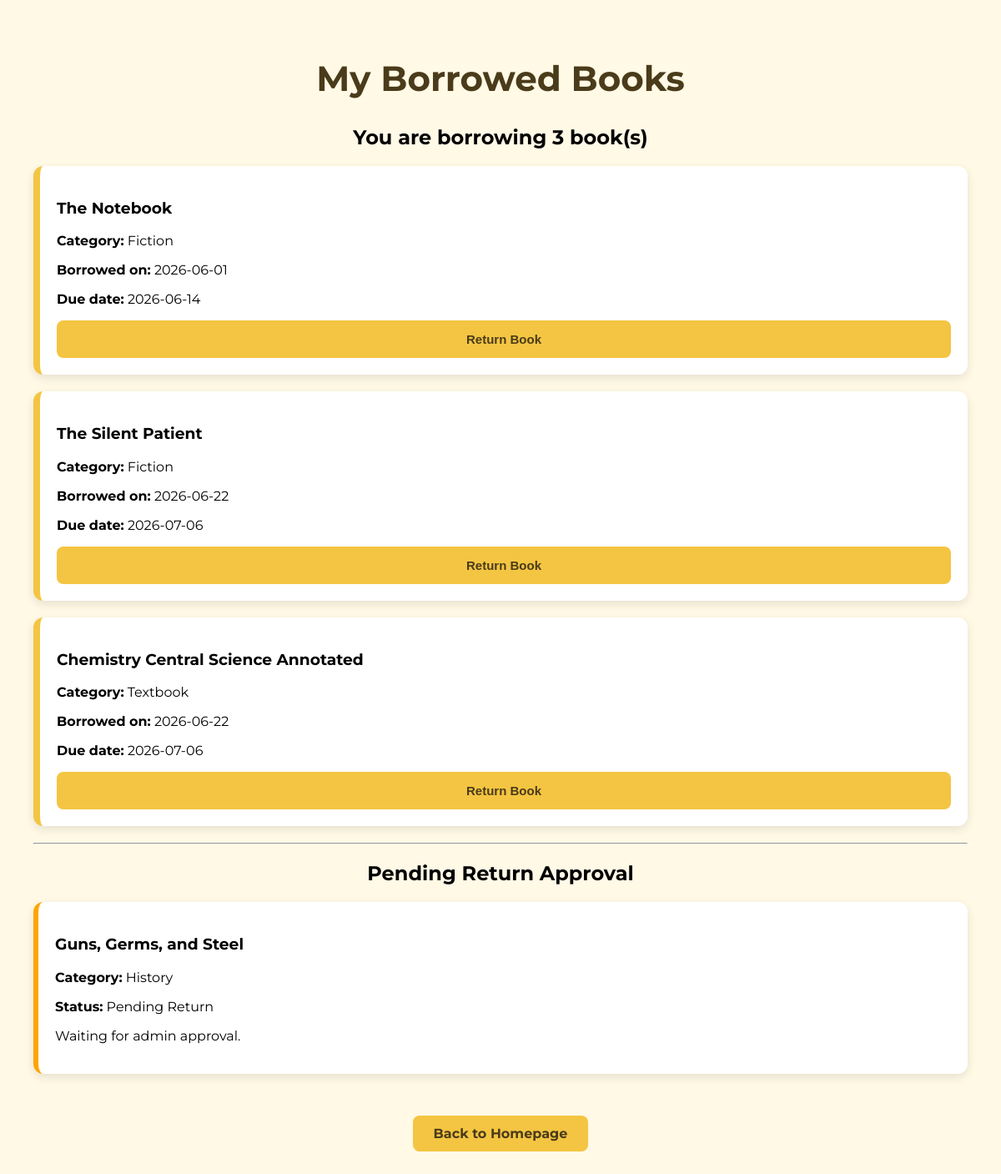
The page /mybooks (signed in) on the database its author committed.
### tables this page shows
CREATE TABLE borrowed_books(
        id INTEGER PRIMARY KEY AUTOINCREMENT,
        user_id INTEGER,
        book_title TEXT,
        borrow_date TEXT,
        due_date TEXT,
        status TEXT, is_blocked INTEGER DEFAULT 0, return_date TEXT,
        FOREIGN KEY(user_id) REFERENCES users(id)
    );

### app.py (the view)
@app.route("/mybooks")
def my_books():
    if "user_id" not in session:
        return redirect(url_for("sign_in"))
    conn = sqlite3.connect("library.db")
    cursor = conn.cursor()
    cursor.execute("""
    SELECT book_title, borrow_date, due_date
    FROM borrowed_books
    WHERE user_id=? AND status='Borrowed'
    """, (session["user_id"],))
    borrowed_books = cursor.fetchall()
    cursor.execute("""
    SELECT book_title, borrow_date, due_date
    FROM borrowed_books
    WHERE user_id=? AND status='Pending Return'
    """, (session["user_id"],))
    pending_books = cursor.fetchall()
    conn.close()
    books = load_books()
    borrowed_book_details = []
    pending_book_details = []
    for borrowed in borrowed_books:
        title = borrowed[0]
        for book in books:
            if book["title"] == title:
                book_copy = book.copy()
                book_copy["borrow_date"] = borrowed[1]
                book_copy["due_date"] = borrowed[2]
                borrowed_book_details.append(book_copy)
    for borrowed in pending_books:
        title = borrowed[0]
        for book in books:
            if book["title"] == title:
                book_copy = book.copy()
                book_copy["borrow_date"] = borrowed[1]
                book_copy["due_date"] = borrowed[2]
                pending_book_details.append(book_copy)
    return render_template(
        "my_books.html",
        books=borrowed_book_details,
        pending_books=pending_book_details
    )

### app.py (called while the page is built)
def load_books():
    books = []
    with open("book.txt", "r", encoding="utf-8") as file:
        for line in file:
            if line.strip():
                title, category, genre, summary = line.strip().split("|")
                books.append({
                    "title": title,
                    "category": category,
                    "genre": genre,
                    "summary": summary
                })
    return books

### templates/my_books.html (shortened to what this page needs)
<!DOCTYPE html>
<html>
<head>
    <link rel="stylesheet"
          href="{{ url_for('static', filename='my_books.css') }}">
</head>
<body>
    <h1>My Borrowed Books</h1>
    <h2>You are borrowing {{ books|length }} book(s)</h2>
    {% if books %}
        {% for book in books %}
           <div class="book-card">
            <h3>{{ book.title }}</h3>
            <p><b>Category:</b> {{ book.category }}</p>
            <p><b>Borrowed on:</b> {{ book.borrow_date }}</p>
            <p><b>Due date:</b> {{ book.due_date }}</p>
            <form action="{{ url_for('return_book', title=book.title) }}"
                  method="post">
                <button type="submit" class="btn">
                    Return Book
                </button>
            </form>
           </div>
        {% endfor %}
    {% else %}
       <p>You have not borrowed any books yet.</p>
    {% endif %}
    <hr>
    <h2>Pending Return Approval</h2>
    {% if pending_books %}
        {% for book in pending_books %}
           <div class="book-card pending-card">
                <h3>{{ book.title }}</h3>
                <p><b>Category:</b> {{ book.category }}</p>
                <p><b>Status:</b> Pending Return</p>
                <p>Waiting for admin approval.</p>
            </div>
        {% endfor %}
    {% else %}
       <p>No pending return requests.</p>
    {% endif %}
    <a href="/" class="back-btn">
        Back to Homepage
    </a>
</body>
</html>

### static/my_books.css (style rules this page uses)
:root { --primary: #F4C542; --secondary: #FFE08A; --background: #FFF9E6; --text: #4A3B1A; --white: #FFFFFF; }
body { background-color: #FFF9E6; font-family: "Montserrat", sans-serif; text-align: center; margin: 0; padding: 40px; }
h1 { color: #4A3B1A; font-size: 42px; margin-bottom: 30px; font-family: "Montserrat", sans-serif; }
.book-card { background: white; border-left: 8px solid #F4C542; border-radius: 12px; padding: 20px; margin-bottom: 20px; text-align: left; box-shadow: 0 4px 12px rgba(0,0,0,0.1); }
.back-btn { display: inline-block; margin-top: 30px; background-color: #F4C542; color: #4A3B1A; padding: 12px 25px; border-radius: 8px; text-decoration: none; font-weight: bold; }
button, .btn { width: 100%; background: var(--primary); color: var(--text); border: none; padding: 14px; cursor: pointer; border-radius: 8px; font-weight: 600; font-size: 15px; transition: 0.3s; }
.pending-card { border-left: 6px solid orange; }

### rows shown on the page
borrowed_books: title "The Notebook", category "Fiction", borrow_date "2026-06-01", due_date "2026-06-14"
borrowed_books: title "The Silent Patient", category "Fiction", borrow_date "2026-06-22", due_date "2026-07-06"
borrowed_books: title "Chemistry Central Science Annotated", category "Textbook", borrow_date "2026-06-22", due_date "2026-07-06"
borrowed_books: title "Guns, Germs, and Steel", category "History"

### other values the page prints
{{ books|length }} "3"
